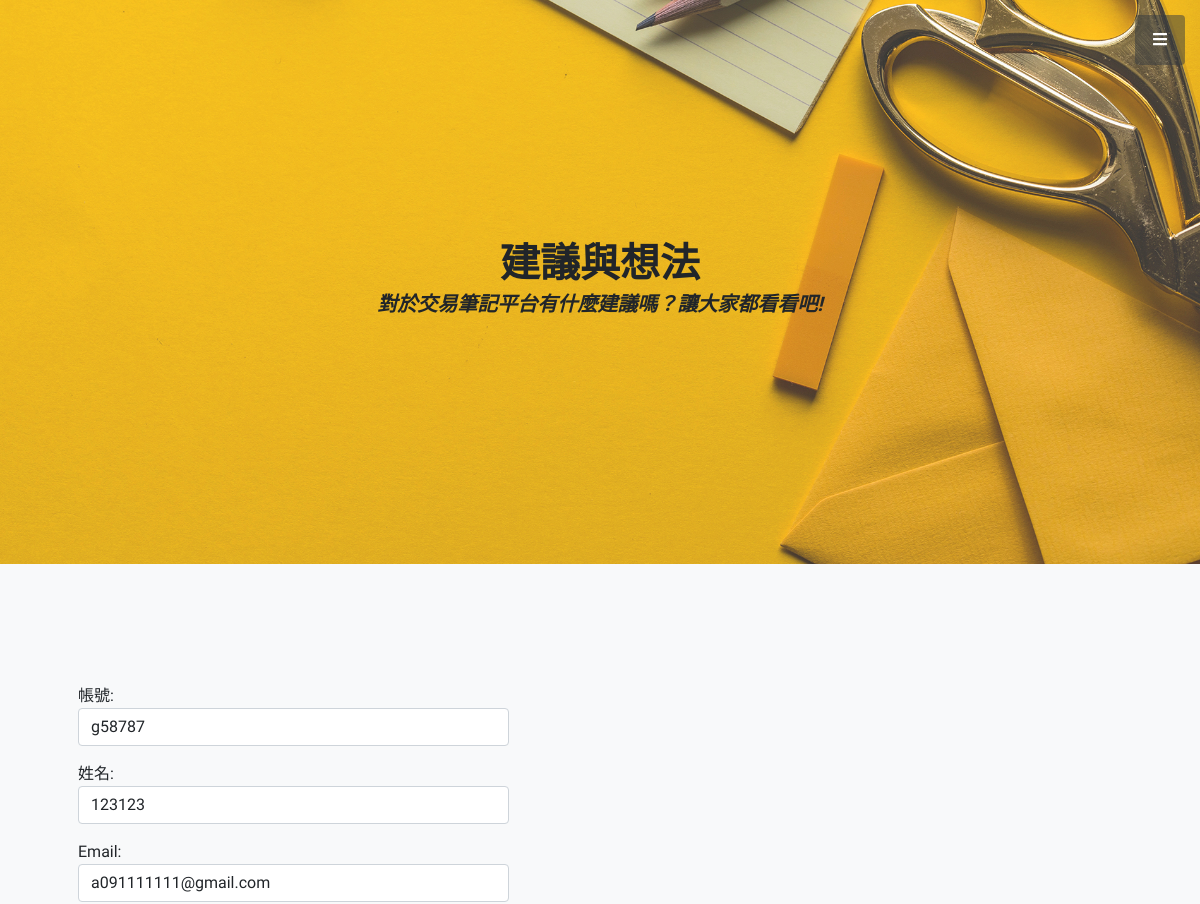
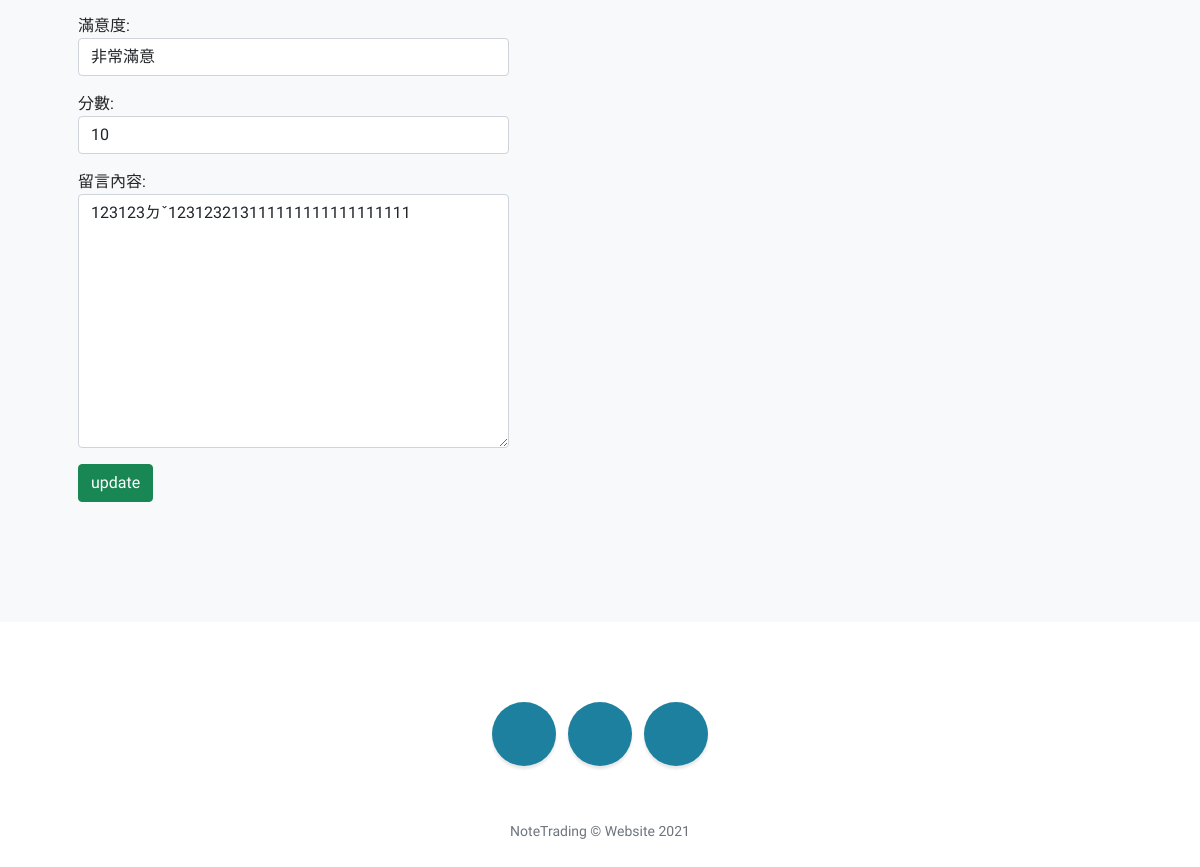
Screenshot of /apply/updateperson/1 with the database file from the repository (2 pictures, top to bottom).
### apply/models.py (models this page shows, shortened)
class Person(models.Model):
    SUGGEST_CHOICES = [
        ('1', '非常不滿意'),
        ('2', '不滿意'),
        ('3', '普通'),
        ('4', '滿意'),
        ('5', '非常滿意')
    ]
    user_account = models.ForeignKey(User, on_delete=models.SET_NULL, null=True, blank=True)
    name = models.CharField(max_length=20, blank=False)
    email = models.EmailField(max_length=100, blank=False)
    suggest_id = models.CharField(max_length=1, choices = SUGGEST_CHOICES, default='5')
    score = models.IntegerField(blank=False)
    memo = models.TextField(max_length=200, blank=False)
    class Meta:
        ordering = ['-name']

### apply/views.py (the view)
# urls.py: path('updateperson/<int:id>', views.update_person, name='updateperson'),
def update_person(request, id):
    obj = get_object_or_404(Person, id = id)
    form = PersonModelForm(request.POST or None, instance = obj)
    print (">> form.is_bound: ", form.is_bound)
    print (">> form.is_valid(): ", form.is_valid())
    print (">> When form is not bound, it is not valid")
    if form.is_valid():
        form.save()
        return render(request, "apply/update_success.html")
    context = {'form':form}
    return render(request, "apply/update_person.html", context)

### apply/forms.py (shortened to what this page needs)
class PersonModelForm(forms.ModelForm):
    class Meta:
        model = Person
        fields = '__all__'  # __all__ 表示要全部呈現中所有欄位
        widgets = {
            'user_account': forms.Select(attrs = {'class': 'form-control'}),
            'name': forms.TextInput(attrs = {'class': 'form-control'}),
            'email': forms.TextInput(attrs = {'class': 'form-control'}),
            'score': forms.NumberInput(attrs = {'class': 'form-control'}),
            'memo': forms.Textarea(attrs = {'class': 'form-control', 'Row':'6'},),
            'suggest_id': forms.Select(attrs = {'class': 'form-control'}),
        }
        labels = {
            'user_account': '帳號',
            'name': '姓名',
            'email': 'Email',
            'score': '分數',
            'memo': '留言內容',
            'suggest_id': '滿意度',
        }

### apply/templates/apply/update_person.html (shortened to what this page needs)
{% extends "baseR.html" %}
{% block content %}
    <form action="" method="POST">
        <div class="form-group">
            <div class="form-group col-md-6">
                {{ form.as_p }}
                <input class="btn btn-success" type="submit" value="update" />
            </div>
        </div>
    </form>
{% endblock %}

### rows the page displays
Person: user_account "g58787", name "123123", email "a091111111@gmail.com", suggest_id "非常滿意", score "10", memo "123123ㄉˇ123123213111111111111111111"
